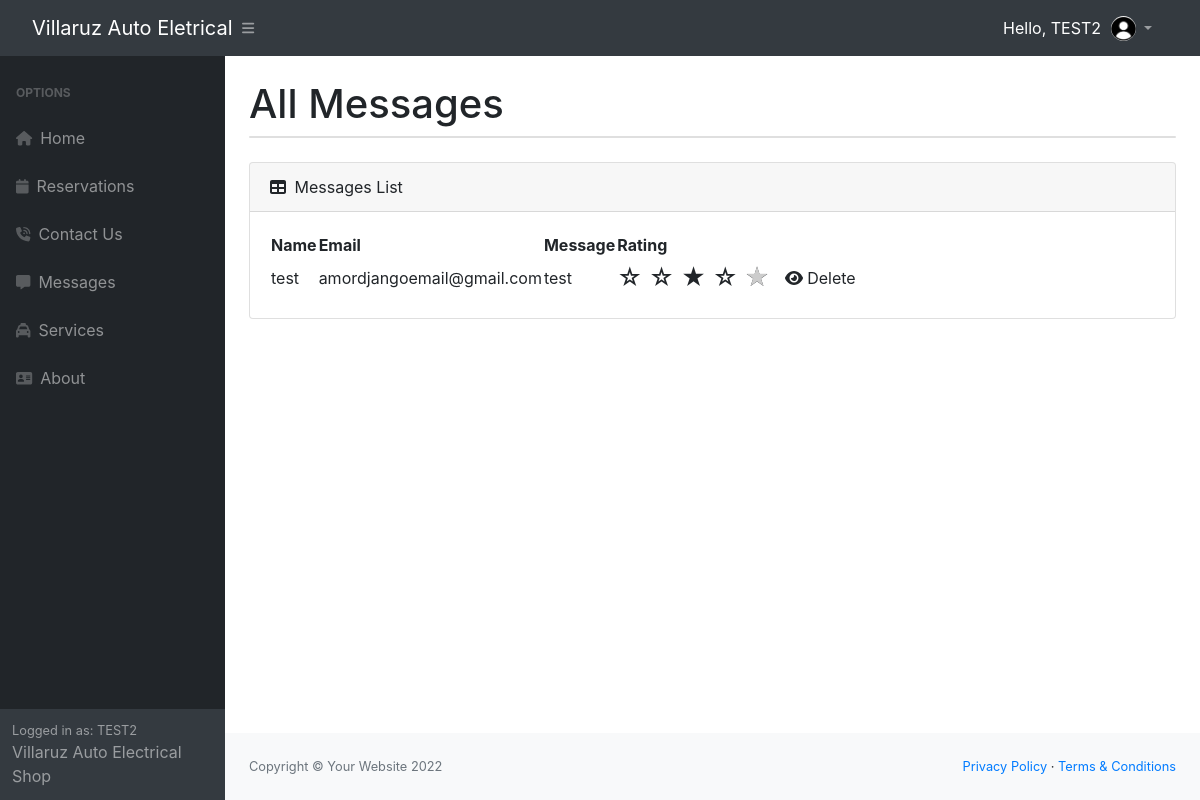
Screenshot of /allmessage_page/ (signed in) with the database file from the repository.
### shop/models.py (models this page shows, shortened)
class Customer(models.Model):
    phone_regex = RegexValidator(
        regex=phone_regex,
        message="Phone number must be entered in the format: '+999999999'. Up to 15 digits allowed."
    )
    user = models.OneToOneField(
        User, null=True, blank=True, on_delete=models.CASCADE)
    name = models.CharField(max_length=200, null=True)
    address = models.CharField(max_length=200, null=True)
    phone_number = models.CharField(
        validators=[phone_regex], max_length=17, blank=True, null=True, unique=False)
    email = models.EmailField(max_length=200, blank=True, null=True)
    profile_pic = models.ImageField(
        default="profile.png", null=True, blank=True)
    date_created = models.DateTimeField(auto_now_add=True, null=True)
    def __str__(self):
        return self.name

class Comments(models.Model):
    customer = models.ForeignKey(
        Customer, null=True, on_delete=models.CASCADE)
    name = models.CharField(max_length=255, blank=True, null=True)
    email = models.EmailField(max_length=200, blank=True, null=True)
    message = models.TextField(null=True, blank=False)
    rating = models.FloatField()
    status = models.BooleanField(default=True)
    created_date = models.DateTimeField(auto_now_add=True)
    updated_date = models.DateTimeField(auto_now=True)

### shop/views.py (the view)
# urls.py: path('allmessage_page/', views.allmessagePage, name='allmessage_page'),
@ login_required(login_url='login')
def allmessagePage(request):
    messages = Comments.objects.all()
    context = {'messages': messages}
    return render(request, 'shop/admin/allmessage.html', context)

### shop/templates/shop/admin/allmessage.html (shortened to what this page needs)
{% extends 'shop/index.html' %}
{% block content %}
{% load static %}
<div id="layoutSidenav_content">
    <main>
        <div class="container-fluid px-4">
            <h1 class="mt-4">All Messages</h1>
            <div class="row">
                <div class="col-xl-12">
                    <div class="card mb-4">
                    </div>
                </div>
            </div>
            <div class="row">
                <div class="col-xl-12">
                    <div class="card mb-4">
                        <div class="card-header">
                            <i class="fas fa-table me-1"></i>
                            Messages List
                        </div>
                        <div class="card-body">
                            <table id="datatablesSimple">
                                <thead>
                                    <tr>
                                        <th>Name</th>
                                        <th>Email</th>
                                        <th>Message</th>
                                        <th>Rating</th>
                                        <th></th>
                                    </tr>
                                </thead>
                                <tbody>
                                    {% for message in messages %}
                                    <tr>
                                        <td>{{message.customer}}</td>
                                        <td>{{message.email}}</td>
                                        <td>{{message.message}}</td>
                                        <td class="star-ratings">
                                            <span>
                                                {% for i in "12345" %}
                                                    {% if i|add:0.5 == message.rating %}
                                                        &#x2605;
                                                    {% elif i <= message.rating %}
                                                        &#x2605;
                                                    {% else %}
                                                        &#x2606;
                                                    {% endif %}
                                                {% endfor %}
                                            </span>
                                        </td>
                                        <td><a href="{% url 'delete_messageadmin' message.id %}" button
                                            class="btn"><i class="fa fa-eye"></i> Delete</button></a></td>
                                    </tr>
                                {% empty %}
                                <h3>No Items in List</h3>
                                {% endfor %}
                                </tbody>
                            </table>
                        </div>
                    </div>
                </div>
            </div>
        </div>
    </main>
    <footer class="py-4 bg-light mt-auto">
        <div class="container-fluid px-4">
            <div class="d-flex align-items-center justify-content-between small">
                <div class="text-muted">Copyright &copy; Your Website 2022</div>
                <div>
                    <a href="#">Privacy Policy</a>
                    &middot;
                    <a href="#">Terms &amp; Conditions</a>
                </div>
            </div>
        </div>
    </footer>
</div>
{% endblock %}

### shop/templates/shop/index.html (shortened to what this page needs)
<!DOCTYPE html>
<html lang="en">
    {% load static %}
    <head>
        <link href="https://cdn.jsdelivr.net/npm/simple-datatables@latest/dist/style.css" rel="stylesheet" />
        <link href="{% static 'css/styles.css' %}" rel="stylesheet" />
        <link href="{% static 'css/custom.css' %}" rel="stylesheet" />
        <link rel="stylesheet" href="https://cdnjs.cloudflare.com/ajax/libs/font-awesome/4.7.0/css/font-awesome.min.css">
        <link href="//maxcdn.bootstrapcdn.com/bootstrap/4.0.0/css/bootstrap.min.css" rel="stylesheet" id="bootstrap-css">
    </head>
    <body class="sb-nav-fixed">
        <nav class="sb-topnav navbar navbar-expand navbar-dark bg-dark">
            <a class="navbar-brand ps-3" href="{% url 'dashboard' %}">Villaruz Auto Eletrical</a>
            <button class="btn btn-link btn-sm order-1 order-lg-0 me-4 me-lg-0" id="sidebarToggle" href="#!"><i class="fas fa-bars"></i></button>
            {% if request.user.is_staff %}
            <div class="container" style="display: flex; justify-content: flex-end;">
                <div class="user-info">
                  <div class="big" style="color:white">Hello, {{request.user | upper }}</div>
                  <img src="{% static 'images/villaruz.jpg' %}" class="profile-pic" alt="user image" style="width:25px; height:25px;">
                </div>
            </div>
            {% else %}
            <div class="container" style="display: flex; justify-content: flex-end;">
                <div class="user-info">
                  <div class="big" style="color:white">Hello, {{request.user | upper }}</div>
                  <img src="{{request.user.customer.profile_pic.url}}" class="profile-pic" alt="user image" style="width:25px; height:25px;">
                </div>
            </div>
            {% endif %}
            <ul class="navbar-nav ms-auto ms-md-0 me-3 me-lg-4">
                <li class="nav-item dropdown">
                    <a class="nav-link dropdown-toggle" id="navbarDropdown" href="#" role="button" data-bs-toggle="dropdown" aria-expanded="false"></i></a>
                </li>
            </ul>
        </nav>
        <div id="layoutSidenav">
            <div id="layoutSidenav_nav">
                <nav class="sb-sidenav accordion sb-sidenav-dark" id="sidenavAccordion">
                    <div class="sb-sidenav-menu">
                        <div class="nav">
                            <div class="sb-sidenav-menu-heading">Options</div>
                            <a class="nav-link" href="{% url 'dashboard' %}">
                                <div class="sb-nav-link-icon"><i class="fas fa-house"></i></div>
                                Home
                            </a>
                            {% if request.user.is_staff %}
                            <a class="nav-link collapsed" href="{% url 'allmessage_page' %}">
                                <div class="sb-nav-link-icon"><i class="fas fa-message"></i></div>
                                All Messages
                            </a>
                            <a class="nav-link collapsed" href="{% url 'customer' %}">
                                <div class="sb-nav-link-icon"><i class="fas fa-user"></i></div>
                                Customers
                            </a>
                            <!-- <a class="nav-link collapsed" href="{% url 'customer' %}">
                                <div class="sb-nav-link-icon"><i class="fas fa-bars"></i></div>
                                Reviews
                            </a> -->
                            {% else %}
                            <a class="nav-link collapsed" href="{% url 'reservations' %}">
                                <div class="sb-nav-link-icon"><i class="fas fa-calendar"></i></div>
                                Reservations
                            </a>
                            <a class="nav-link" href="{% url 'submit_message' user.customer.id %}">
                                <div class="sb-nav-link-icon"><i class="fas fa-phone-volume"></i></div>
                                Contact Us
                            </a>
                            <a class="nav-link collapsed" href="{% url 'message_page' %}">
                                <div class="sb-nav-link-icon"><i class="fas fa-message"></i></div>
                                Messages
                            </a>
                            <a class="nav-link" href="{% url 'services' %}">
                                <div class="sb-nav-link-icon"><i class="fas fa-taxi"></i></div>
                                Services
                            </a>
                            <a class="nav-link" href="{% url 'about' %}">
                                <div class="sb-nav-link-icon"><i class="fas fa-address-card"></i></div>
                                About
                            </a>
                            {% endif %}
                        </div>
                    </div>
                    <div class="sb-sidenav-footer">
                        <div class="small">Logged in as: {{request.user | upper}}</div>
                        Villaruz Auto Electrical Shop
                    </div>
                </nav>
            </div>
            {% block content %}
            {% endblock %}
        </div>
    </body>
</html>

### shop/templates/shop/index.html (style rules this page uses)
.user-info { display: flex; align-items: center; }
.user-info img { margin-left: 10px; }
.profile-pic { margin: 0 auto; border-radius: 50%; }

### shop/templates/shop/admin/allmessage.html (style rules this page uses)
.star-ratings { unicode-bidi: bidi-override; direction: rtl; text-align: center; }
.star-ratings span { display: inline-block; position: relative; font-size: 1.5em; }
.star-ratings span:before { content: "\2605"; position: absolute; color: #ccc; }
.star-ratings span:after { content: "\2605"; position: absolute; color: #ffdf00; left: 0; width: 0; overflow: hidden; }

### rows the page displays
Comments: customer "test", email "amordjangoemail@gmail.com", message "test"

### other values shown
{{ request.user | upper }} "TEST2"
